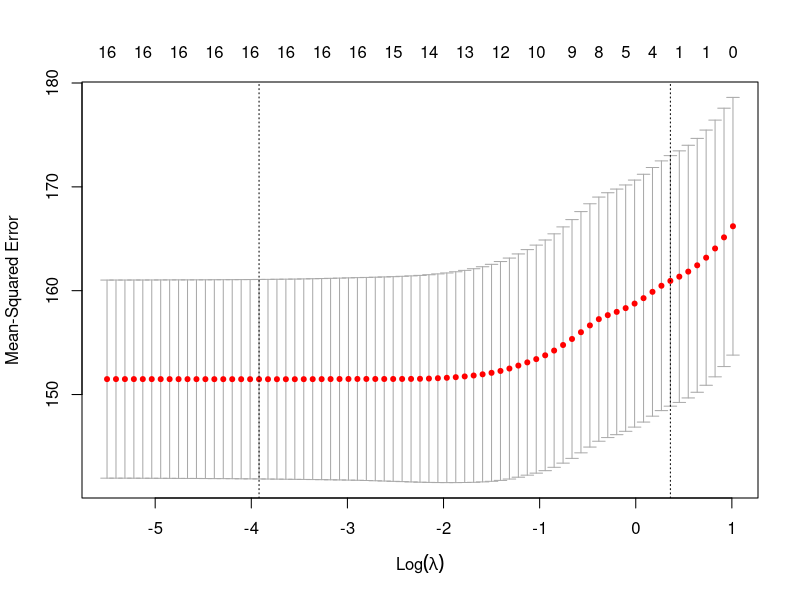
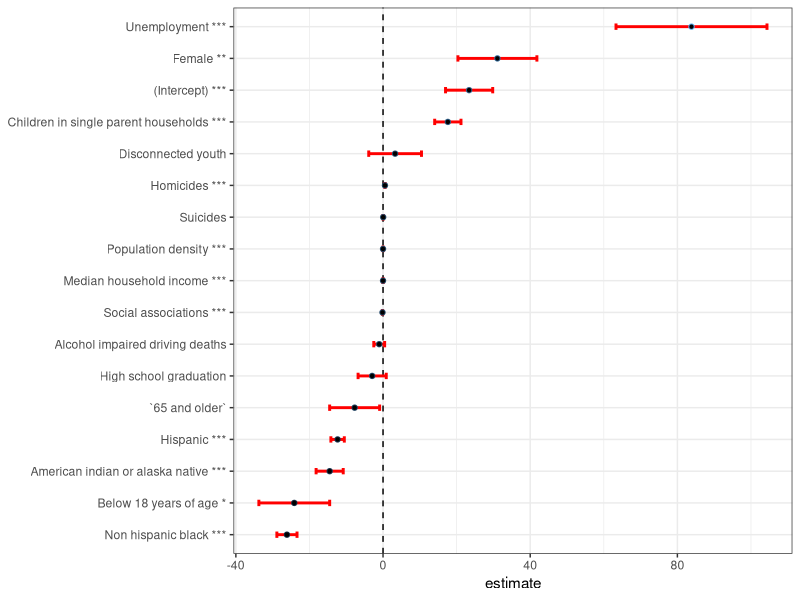

Generate these figures, in order, with R:
## ---- chunk 1
# Load necessary libraries
library(tidyverse)
library(glmnet)
library(broom)

health <- read_csv("../data/final_data.csv")

health <- health |> 
  select(-name, -...1, -population) |> 
  mutate(across(everything(), ~ifelse(is.na(.), mean(., na.rm = TRUE), .)))

head(health)

response <- health$drug_overdose_deaths
predictors <- as.matrix(health |>  select(-drug_overdose_deaths))

set.seed(123)  # For reproducibility
cv_fit <- cv.glmnet(predictors, response, alpha = 1, nfolds = 10)

print(cv_fit)

plot(cv_fit)

best_lambda <- cv_fit$lambda.min
print(paste("Best lambda value: ", best_lambda))

final_model <- glmnet(predictors, response, alpha = 1, lambda = best_lambda)

print(coef(final_model))


## ---- chunk 2
health_lm <- lm(drug_overdose_deaths ~ ., data = health)

summary(health_lm)

health_lm |> 
  tidy() |> 
  mutate(
    term = gsub("_", " ", term),
    term = sapply(term, function(x) { paste(toupper(substring(x, 1, 1)), substring(x, 2), sep = "", collapse = " ") }), 
    term = case_when(
      p.value <= 0.001 ~ paste0(term, " ***"),
      p.value <= 0.01 ~ paste0(term, " **"),
      p.value <= 0.05 ~ paste0(term, " *"),
      p.value <= 0.1 ~ paste0(term, " ."),
      TRUE ~ term
    ),
    term = fct_reorder(term, estimate)
  ) |> 
  ggplot(aes(x = estimate, y = term, fill = estimate)) +
  geom_vline(xintercept = 0, linetype = "dashed", color = "black") +
  geom_errorbarh(aes(xmin = estimate - std.error, xmax = estimate + std.error), 
                 height = 0.2, linewidth = 1, color = "red", show.legend = FALSE) +
  geom_point(aes(color = estimate), size = 1.5, shape = 21, fill = "black", show.legend = FALSE) +
  labs(y = NULL) +
  theme_bw()
